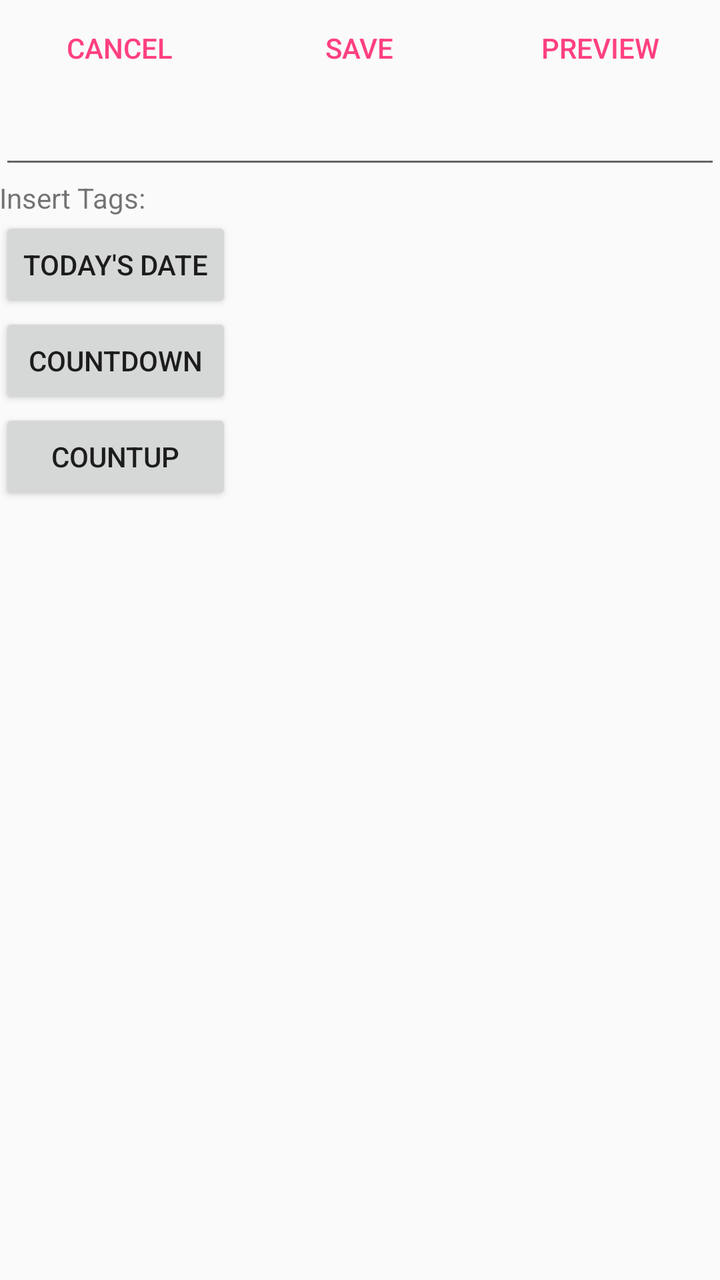
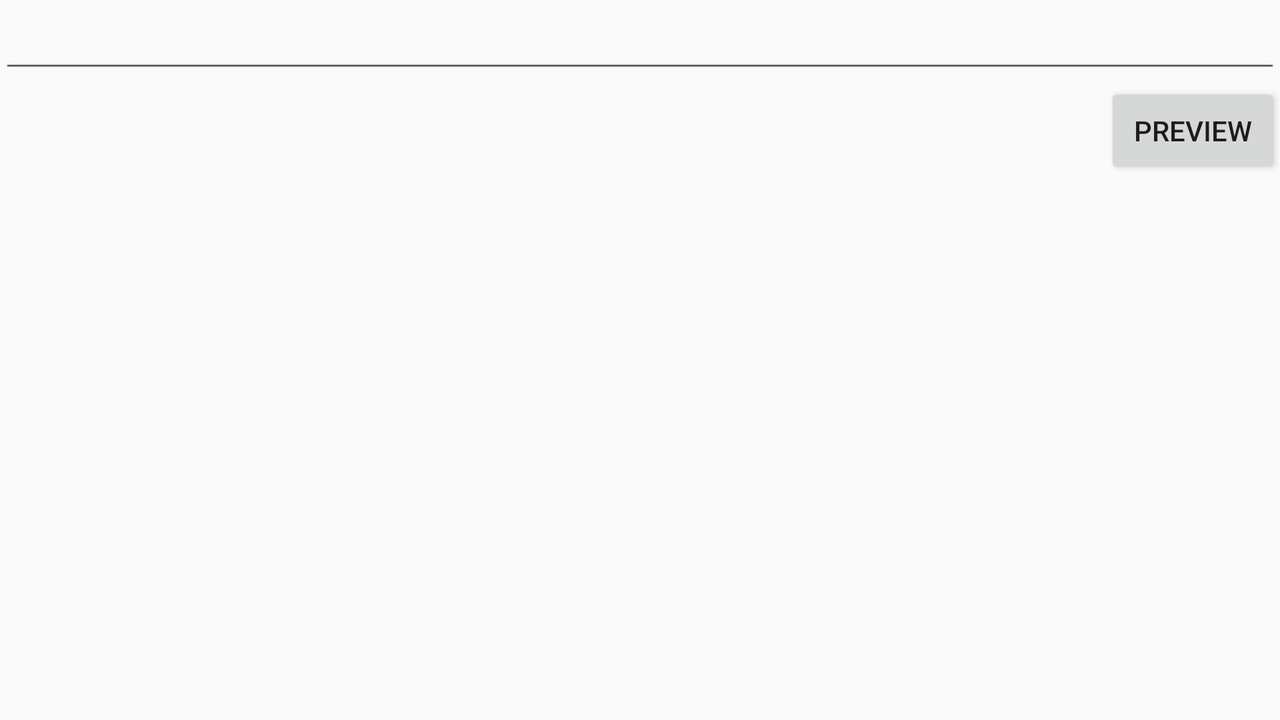

The same Android screen from two of the app's own layout files: first res/layout/ as a phone draws it, then the repository's variant for another configuration, drawn on a device whose configuration selects that folder. Both files follow.
<!-- AndroidManifest.xml: application theme AppTheme -->
<!-- res/layout/activity_message.xml -->
<?xml version="1.0" encoding="utf-8"?>
<RelativeLayout xmlns:android="http://schemas.android.com/apk/res/android"
    xmlns:tools="http://schemas.android.com/tools"
    android:layout_width="match_parent"
    android:layout_height="match_parent"
    android:paddingBottom="@dimen/activity_vertical_margin"
    android:paddingLeft="@dimen/activity_horizontal_margin"
    android:paddingRight="@dimen/activity_horizontal_margin"
    android:paddingTop="@dimen/activity_vertical_margin"
    tools:context="com.yugensoft.countdownalarm.MessageActivity">

    <LinearLayout
        android:id="@+id/ll_buttonbar"
        android:layout_width="match_parent"
        android:layout_height="wrap_content"
        android:orientation="horizontal"
        android:layout_alignParentTop="true"
        style="?android:attr/buttonBarStyle"
        >
        <Button
            android:layout_width="0dp"
            android:layout_weight="1"
            android:layout_height="wrap_content"
            android:text="@string/cancel"
            android:id="@+id/button_cancel"
            android:onClick="cancelMessage"
            style="?android:attr/buttonBarButtonStyle"
            />
        <Button
            android:layout_width="0dp"
            android:layout_weight="1"
            android:layout_height="wrap_content"
            android:text="@string/save"
            android:id="@+id/button_save"
            android:onClick="saveMessage"
            style="?android:attr/buttonBarButtonStyle"
            />
        <Button
            android:layout_width="0dp"
            android:layout_weight="1"
            android:layout_height="wrap_content"
            android:text="@string/preview"
            android:id="@+id/button_preview"
            android:onClick="previewMessage"
            style="?android:attr/buttonBarButtonStyle"
            />
    </LinearLayout>

    <EditText
        android:layout_width="match_parent"
        android:layout_height="wrap_content"
        android:id="@+id/edit_message"
        android:layout_below="@+id/ll_buttonbar"
        android:inputType="textVisiblePassword|textMultiLine"
        />


    <LinearLayout
        android:id="@+id/ll_tags"
        android:layout_width="wrap_content"
        android:layout_height="wrap_content"
        android:layout_below="@+id/edit_message"
        android:layout_alignParentLeft="true"
        android:layout_alignParentStart="true"
        android:orientation="vertical"
        >
        <TextView
            android:layout_width="match_parent"
            android:layout_height="wrap_content"
            android:text="@string/insert_tags"
            android:id="@+id/text_insert_tags"
            />

        <Button
            android:layout_width="match_parent"
            android:layout_height="wrap_content"
            android:text="@string/todays_date"
            android:id="@+id/button_tag_date"
            android:onClick="insertTagDate"
            />

        <Button
            android:layout_width="match_parent"
            android:layout_height="wrap_content"
            android:text="@string/button_tag_countdown"
            android:id="@+id/button_tag_countdown"
            android:onClick="insertTagCountdown"
            />

        <Button
            android:layout_width="match_parent"
            android:layout_height="wrap_content"
            android:text="@string/button_tag_countup"
            android:id="@+id/button_tag_countup"
            android:onClick="insertTagCountup"
            />


    </LinearLayout>



</RelativeLayout>
<!-- resources referenced by this layout -->
<resources>
  <string name="button_tag_countdown">Countdown</string>
  <string name="button_tag_countup">Countup</string>
  <string name="cancel">Cancel</string>
  <string name="insert_tags">Insert Tags:</string>
  <string name="preview">Preview</string>
  <string name="save">Save</string>
  <string name="todays_date">Today\'s Date</string>
  <style name="AppTheme" parent="Theme.AppCompat.Light.DarkActionBar">
          
          <item name="colorPrimary">@color/colorPrimary</item>
          <item name="colorPrimaryDark">@color/colorPrimaryDark</item>
          <item name="colorAccent">@color/colorAccent</item>
  
          
      </style>
  <color name="colorPrimary">#3F51B5</color>
  <color name="colorPrimaryDark">#303F9F</color>
  <color name="colorAccent">#FF4081</color>
</resources>
<!-- res/layout-land/activity_message.xml (the repository's variant of the layout above) -->
<!-- drawn on the phone turned sideways -->
<?xml version="1.0" encoding="utf-8"?>
<RelativeLayout xmlns:android="http://schemas.android.com/apk/res/android"
    xmlns:tools="http://schemas.android.com/tools"
    android:layout_width="match_parent"
    android:layout_height="match_parent"
    android:paddingBottom="@dimen/activity_vertical_margin"
    android:paddingLeft="@dimen/activity_horizontal_margin"
    android:paddingRight="@dimen/activity_horizontal_margin"
    android:paddingTop="@dimen/activity_vertical_margin"
    tools:context="com.yugensoft.countdownalarm.MessageActivity">

    <EditText
        android:layout_width="match_parent"
        android:layout_height="wrap_content"
        android:id="@+id/edit_message"
        android:layout_alignParentTop="true"
        android:layout_alignParentLeft="true"
        android:layout_alignParentStart="true"
        android:inputType="textVisiblePassword|textMultiLine"

        />

    <Button
        android:layout_width="wrap_content"
        android:layout_height="wrap_content"
        android:text="Preview"
        android:id="@+id/button_preview"
        android:onClick="previewMessage"
        android:layout_below="@+id/edit_message"
        android:layout_alignParentRight="true"
        android:layout_alignParentEnd="true" />
</RelativeLayout>
<!-- resources referenced by the variant -->
<!-- as the phone turned sideways resolves them -->
<resources>
  <style name="AppTheme" parent="Theme.AppCompat.Light.DarkActionBar">
          
          <item name="colorPrimary">@color/colorPrimary</item>
          <item name="colorPrimaryDark">@color/colorPrimaryDark</item>
          <item name="colorAccent">@color/colorAccent</item>
  
          
      </style>
  <color name="colorPrimary">#3F51B5</color>
  <color name="colorPrimaryDark">#303F9F</color>
  <color name="colorAccent">#FF4081</color>
</resources>
